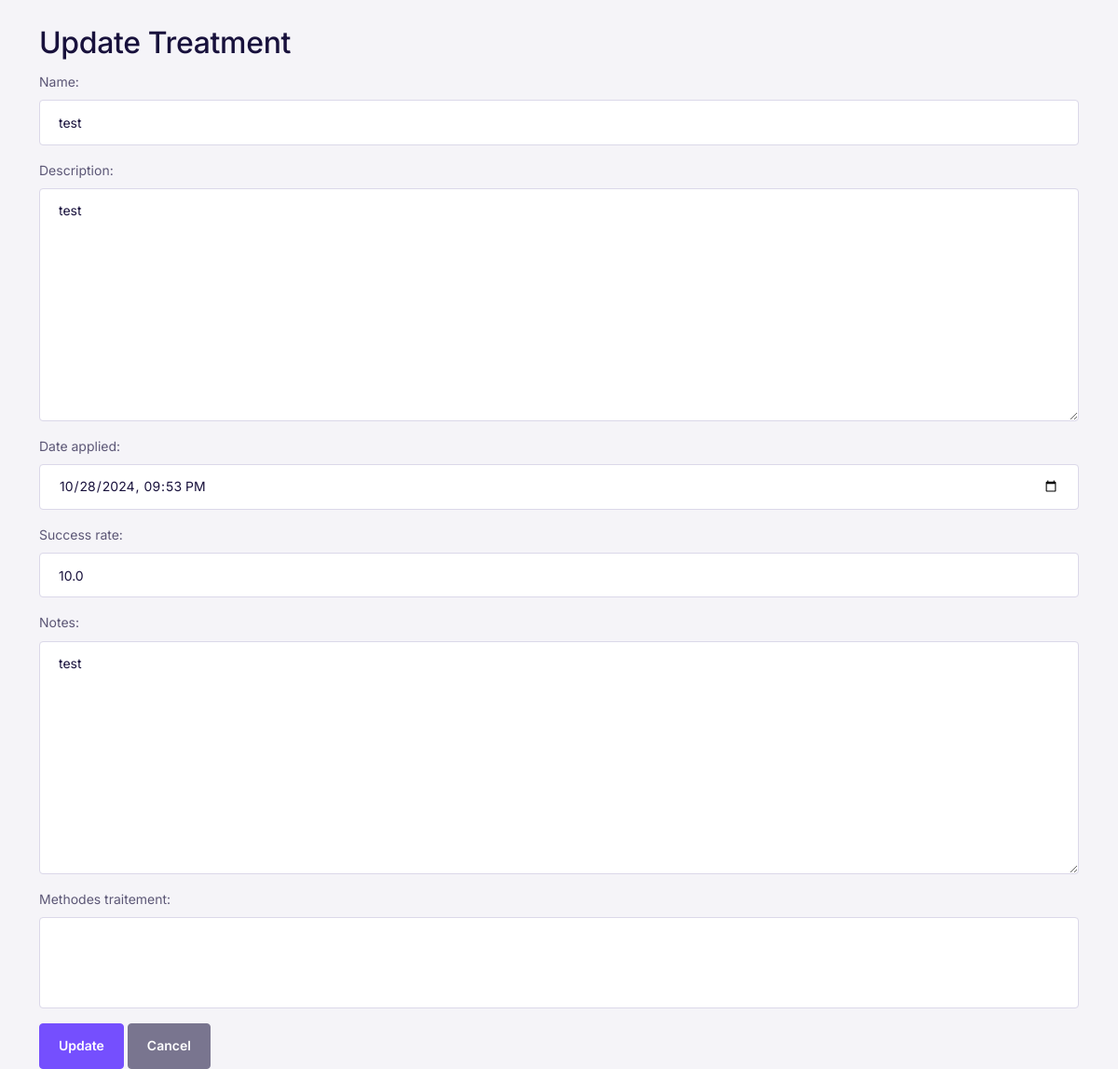
/treatments/2/update/, run on the app's committed database.
### TraitementApp/models.py (models this page shows, shortened)
class Treatment(models.Model):
    name = models.CharField(max_length=255)
    description = models.TextField(blank=True, null=True)
    date_applied = models.DateTimeField( null=True)
    success_rate = models.FloatField(blank=True, null=True)
    notes = models.TextField(blank=True, null=True)
    methodes_traitement = models.ManyToManyField(MethodeTraitement, blank=True, related_name="traitements")

### TraitementApp/views.py (the view)
# urls.py: path('treatments/<int:pk>/update/', TreatmentUpdateView.as_view(), name='treatment-update'),
class TreatmentUpdateView(UpdateView):
    model = Treatment
    form_class = TreatmentForm
    template_name = 'treatment_update_form.html'  # This will be a separate page for updating
    success_url = reverse_lazy('treatment_list')

### TraitementApp/forms.py
class TreatmentForm(forms.ModelForm):
    methodes_traitement = forms.ModelMultipleChoiceField(
        queryset=MethodeTraitement.objects.all(),
        widget=forms.SelectMultiple(attrs={'class': 'form-control'}),
        required=False
    )
    class Meta:
        model = Treatment
        fields = ['name', 'description', 'date_applied', 'success_rate', 'notes', 'methodes_traitement']
        widgets = {
            'name': forms.TextInput(attrs={'class': 'form-control', 'placeholder': 'Treatment Name'}),
            'description': forms.Textarea(attrs={'class': 'form-control', 'placeholder': 'Treatment Description'}),
            'date_applied': forms.DateTimeInput(attrs={'class': 'form-control', 'type': 'datetime-local'}),
            'success_rate': forms.NumberInput(attrs={'class': 'form-control', 'placeholder': 'Success Rate', 'step': '0.01'}),
            'notes': forms.Textarea(attrs={'class': 'form-control', 'placeholder': 'Additional Notes'}),
            'methodes_traitement': forms.CheckboxSelectMultiple(attrs={'class': 'form-check-input'})
        }

### TraitementApp/Templates/treatment_update_form.html (shortened to what this page needs)
<!DOCTYPE html>
<html lang="en">
{% load static %}
<head>
    <link rel="stylesheet" href="{% static 'assets/libs/bootstrap/dist/css/bootstrap.min.css' %}">
    <link rel="stylesheet" href="{% static 'assets/css/theme.min.css' %}">
</head>
<body>
    <div class="container mt-4">
        <h1>Update Treatment</h1>
        <form method="POST">
            {{ form.as_p }}
            <button type="submit" class="btn btn-primary">Update</button>
            <a href="{% url 'treatment_list' %}" class="btn btn-secondary">Cancel</a>
        </form>
    </div>
</body>
</html>

### data on the page
Treatment: name "test", description "test", date_applied "10/28/2024 21:53", success_rate "10.0", notes "test"
